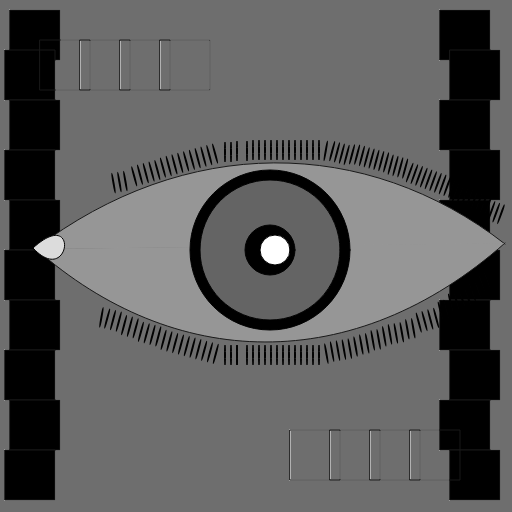
Frame 1 (no input)
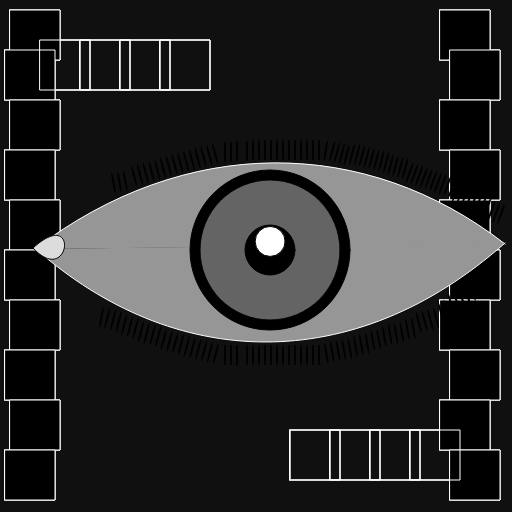
Frame 60 (no input)
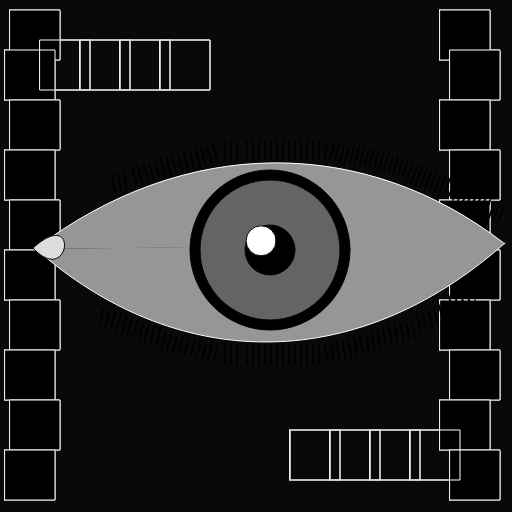
Frame 120 (the mouse pressed at the canvas centre since frame 60)

The p5.js sketch that drew these frames (run headless with seeded random() and noise() and a simulated clock; from frame 60 on, the mouse is pressed at the canvas centre):

// p5.js sketch
// ── sketch.js
//Bascuas Julieta Agustina, trabajo practico °1, RAUL LACABANNE,turno mañana,Universidad Nacional de las Artes
//Inspirada en Vera Molnar y Georg Nees.

//Declaracion de variables
var fondo = 220;
///////////
var radioMayor = 60;
var j = radioMayor;
var velocidad = 5;
var direccion = 1;
var anguloRotacion = 270;
////////////////////////
var angulo = 0.0;
var desplazamiento = 250;
var escalar = 10;
var velocidad1 = 5;

function setup() {
  createCanvas(512, 512);
  angleMode(DEGREES);
}

function draw() {
  var valorSeno = sin(angulo);
  var fondo = map(valorSeno, -1, 1, 0, 220);
  background(fondo);
  angulo += 0.1;

  for (let i = 0; i < 100; i++) {
    var r = random(1000);
    fill(0);
    stroke(r);
    rect(10, 10, 50);
    rect(5, 50, 50);
    rect(10, 100, 50);
    rect(5, 150, 50);
    rect(10, 200, 50);
    rect(5, 250, 50);
    rect(10, 300, 50);
    rect(5, 350, 50);
    rect(10, 400, 50);
    rect(5, 450, 50);
    //////
    rect(440, 10, 50);
    rect(450, 50, 50);
    rect(440, 100, 50);
    rect(450, 150, 50);
    rect(440, 200, 50);
    rect(450, 250, 50);
    rect(440, 300, 50);
    rect(450, 350, 50);
    rect(440, 400, 50);
    rect(450, 450, 50);
    ////
    push();
    noFill();
    stroke(r);
    rect(40, 40, 50);
    rect(80, 40, 50);
    rect(120, 40, 50);
    rect(160, 40, 50);
    rect(410, 430, 50);
    rect(370, 430, 50);
    rect(330, 430, 50);
    rect(290, 430, 50);

    pop();
  }

  ///CONTORNO DEL OJO///
  fill(150);
  bezier(35, 249, 185, 135, 365, 135, 505, 244);
  bezier(36, 249, 173, 370, 353, 378, 505, 243);

  ////PARTES DE ADENTRO////

  fill(0);
  stroke(2);
  circle(270, 250, 160);

  fill(100);
  circle(270, 250, 140);

  fill(0);
  stroke(2);
  circle(270, 250, 50);
  push();
  fill(255);
  var x = desplazamiento + 15 + cos(angulo) * escalar;
  var y = desplazamiento + sin(angulo) * escalar;
  circle(x, y, 30);
  angulo += velocidad1;
  pop();
  fill(220);
  bezier(33, 248, 70, 288, 80, 205, 33, 248);

  noFill();
  stroke(1);
  push();
  rotate(-10);
  ellipse(80, 200, 1, 20);
  ellipse(86, 200, 1, 20);
  ellipse(92, 200, 1, 20);
  pop();
  push();
  rotate(-15);
  ellipse(84, 205, 1, 20);
  ellipse(90, 205, 1, 20);
  ellipse(96, 205, 1, 20);
  ellipse(102, 205, 1, 20);
  ellipse(108, 205, 1, 20);
  ellipse(114, 204, 1, 20);
  ellipse(120, 204, 1, 20);
  ellipse(126, 204, 1, 20);
  ellipse(132, 204, 1, 20);
  ellipse(138, 204, 1, 20);
  ellipse(144, 204, 1, 20);
  ellipse(150, 204, 1, 20);
  ellipse(156, 204, 1, 20);
  ellipse(162, 204, 1, 20);
  ellipse(168, 204, 1, 20);
  pop();
  push();
  ellipse(225, 152, 1, 20);
  ellipse(231, 152, 1, 20);
  ellipse(237, 151, 1, 20);
  pop();

  push();
  ellipse(247, 151, 1, 20);
  ellipse(253, 150, 1, 20);
  ellipse(259, 150, 1, 20);
  ellipse(265, 150, 1, 20);
  ellipse(271, 150, 1, 20);
  ellipse(277, 150, 1, 20);
  ellipse(283, 150, 1, 20);
  ellipse(289, 150, 1, 20);
  ellipse(295, 150, 1, 20);
  ellipse(301, 150, 1, 20);
  ellipse(307, 150, 1, 20);
  ellipse(313, 150, 1, 20);
  ellipse(319, 150, 1, 20);
  pop();

  push();
  rotate(10);
  ellipse(347, 92, 1, 20);
  pop();
  push();
  rotate(15);

  ellipse(360, 60, 1, 20);
  ellipse(365, 60, 1, 20);
  ellipse(370, 60, 1, 20);
  ellipse(375, 60, 1, 20);
  ellipse(380, 58, 1, 20);
  ellipse(385, 57, 1, 20);
  ellipse(390, 57, 1, 20);
  ellipse(395, 57, 1, 20);
  ellipse(400, 57, 1, 20);
  ellipse(405, 57, 1, 20);
  ellipse(410, 57, 1, 20);
  ellipse(415, 57, 1, 20);
  ellipse(420, 58, 1, 20);
  ellipse(425, 58, 1, 20);
  ellipse(430, 58, 1, 20);
  ellipse(435, 58, 1, 20);

  pop();
  push();
  rotate(20);
  ellipse(444, 22, 1, 20);
  ellipse(449, 22, 1, 20);
  ellipse(454, 22, 1, 20);
  ellipse(459, 22, 1, 20);
  ellipse(464, 22, 1, 20);
  ellipse(469, 22, 1, 20);
  ellipse(474, 22, 1, 20);
  ellipse(479, 22, 1, 20);
  ellipse(484, 22, 1, 20);
  ellipse(489, 22, 1, 20);
  ellipse(494, 25, 1, 20);
  ellipse(499, 25, 1, 20);
  ellipse(504, 25, 1, 20);
  ellipse(509, 25, 1, 20);
  ellipse(514, 25, 1, 20);
  ellipse(519, 27, 1, 20);
  ellipse(524, 27, 1, 20);
  ellipse(529, 27, 1, 20);
  ellipse(534, 30, 1, 20);
  ellipse(539, 30, 1, 20);
  ellipse(544, 30, 1, 20);
  pop();

  //PESTAÑAS DE ABAJO

  push();
  rotate(10);
  ellipse(155, 295, 1, 20);
  pop();
  push();
  rotate(15);
  ellipse(186, 280, 1, 20);
  ellipse(192, 280, 1, 20);
  ellipse(198, 280, 1, 20);
  ellipse(204, 282, 1, 20);
  ellipse(210, 282, 1, 20);
  ellipse(216, 282, 1, 20);
  ellipse(222, 284, 1, 20);
  ellipse(228, 284, 1, 20);
  ellipse(234, 284, 1, 20);
  ellipse(240, 284, 1, 20);
  ellipse(246, 286, 1, 20);
  ellipse(252, 286, 1, 20);
  ellipse(258, 286, 1, 20);
  ellipse(264, 286, 1, 20);
  ellipse(270, 286, 1, 20);
  ellipse(276, 286, 1, 20);
  ellipse(282, 286, 1, 20);
  ellipse(288, 286, 1, 20);
  ellipse(294, 286, 1, 20);
  ellipse(300, 286, 1, 20);
  pop();

  push();
  ellipse(225, 355, 1, 20);
  ellipse(231, 355, 1, 20);
  ellipse(237, 355, 1, 20);
  ellipse(237, 355, 1, 20);
  pop();

  push();
  ellipse(247, 355, 1, 20);
  ellipse(253, 355, 1, 20);
  ellipse(259, 355, 1, 20);
  ellipse(265, 355, 1, 20);
  ellipse(271, 355, 1, 20);
  ellipse(277, 355, 1, 20);
  ellipse(283, 355, 1, 20);
  ellipse(289, 355, 1, 20);
  ellipse(295, 355, 1, 20);
  ellipse(301, 355, 1, 20);
  ellipse(307, 355, 1, 20);
  ellipse(313, 355, 1, 20);
  ellipse(319, 355, 1, 20);
  pop();

  push();
  rotate(-10);
  ellipse(260, 405, 1, 20);
  ellipse(266, 404, 1, 20);
  ellipse(272, 404, 1, 20);
  ellipse(278, 404, 1, 20);
  ellipse(284, 404, 1, 20);
  ellipse(290, 403, 1, 20);
  ellipse(296, 402, 1, 20);
  ellipse(302, 402, 1, 20);
  ellipse(308, 400, 1, 20);
  ellipse(314, 400, 1, 20);
  ellipse(320, 398, 1, 20);
  ellipse(326, 397, 1, 20);
  ellipse(332, 397, 1, 20);
  ellipse(338, 397, 1, 20);
  ellipse(344, 395, 1, 20);
  ellipse(350, 395, 1, 20);
  pop();

  push();
  rotate(-15);
  ellipse(321, 420, 1, 20);
  ellipse(327, 420, 1, 20);
  ellipse(333, 420, 1, 20);
  ellipse(339, 420, 1, 20);
  ellipse(345, 415, 1, 20);
  ellipse(351, 415, 1, 20);
  ellipse(357, 410, 1, 20);
  ellipse(363, 410, 1, 20);
  pop();
  push();
  rotate(-20);
  ellipse(332, 440, 1, 20);
  ellipse(338, 440, 1, 20);
  ellipse(344, 435, 1, 20);
  ellipse(350, 435, 1, 20);
  ellipse(356, 430, 1, 20);
  ellipse(362, 430, 1, 20);
  pop();

  push();
  j += 1 + velocidad; // Aumenta el valor de x
  fill(200);
  stroke(2);
  push();
  translate(20, j + 350);
  bezier(285, 100, 300, 150, 280, 150, 285, 100);

  if (j > width + radioMayor) {
    j = -radioMayor; // Mueve la figura al borde izquierdo
    pop();
  }
}
